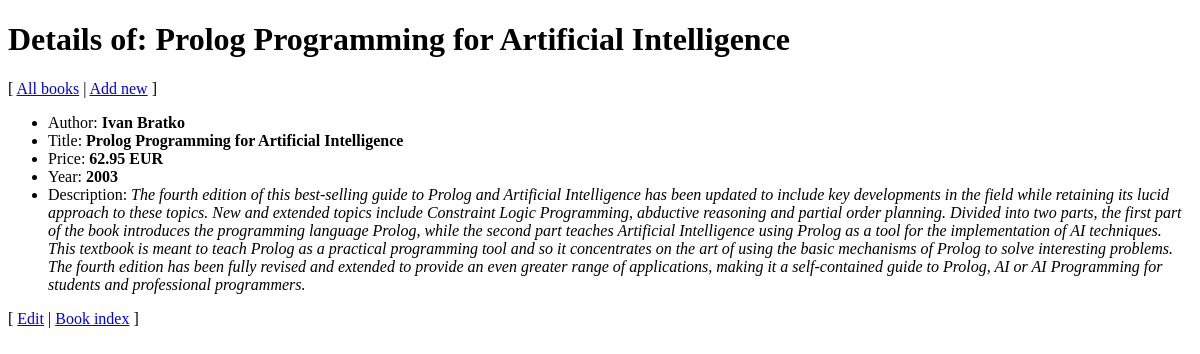
Screenshot of /books/1 with the database file from the repository.
### tables this page shows
CREATE TABLE `book` (
  `id` int(11) NOT NULL AUTO_INCREMENT,
  `author` varchar(255) NOT NULL,
  `title` varchar(255) NOT NULL,
  `description` text NOT NULL,
  `price` float NOT NULL,
  `year` int NOT NULL,
  PRIMARY KEY (`id`)
);

### ViewHelper.php (called while the page is built, shortened)
<?php
class ViewHelper {
    public static function render($file, $variables = array()) {
        extract($variables);
        include($file);
        return ob_get_clean();
    }
}

### model/DB.php (called while the page is built, shortened)
<?php
class DBInit {
    private static $host = "localhost";
    private static $user = "root";
    private static $password = "ep";
    private static $schema = "bookstore";
    private static $instance = null;
    public static function getInstance() {
        if (!self::$instance) {
            $config = "mysql:host=" . self::$host
                    . ";dbname=" . self::$schema;
            $options = array(
                PDO::ATTR_ERRMODE => PDO::ERRMODE_EXCEPTION,
                PDO::ATTR_DEFAULT_FETCH_MODE => PDO::FETCH_ASSOC,
                PDO::ATTR_PERSISTENT => true,
                PDO::MYSQL_ATTR_INIT_COMMAND => 'SET NAMES utf8'
            );
            self::$instance = new PDO($config, self::$user, self::$password, $options);
        }
        return self::$instance;
    }
}

### model/AbstractDB.php (called while the page is built, shortened)
<?php
require_once 'model/DB.php';
abstract class AbstractDB {
    protected static $dbh = null;
    public static function getConnection() {
        if (is_null(self::$dbh)) {
            self::$dbh = DBInit::getInstance();
        }
        return self::$dbh;
    }
    public static function query($sql, array $params = []) {
        $stmt = self::getConnection()->prepare($sql);
        $params_filtered = self::filterParams($sql, $params);
        $stmt->execute($params_filtered);
        return $stmt->fetchAll();
    }
    protected static function filterParams($sql, array $params) {
        $params_altered = self::alterKeys($params);
        $sql_split = preg_split("/[\(\) ,]/", $sql);
        $sql_params = array_values(preg_grep('/^:/', $sql_split));
        $result = array();
        foreach ($sql_params as $key => $value) {
            if (isset($params_altered[$value])) {
                $result[$value] = $params_altered[$value];
            }
        }
        return $result;
    }
    protected static function alterKeys(array $params) {
        $result = array();
        foreach ($params as $key => $value) {
            $result[':' . $key] = $value;
        }
        return $result;
    }
}

### model/BookDB.php (called while the page is built, shortened)
<?php
require_once 'model/AbstractDB.php';
class BookDB extends AbstractDB {
    public static function get(array $id) {
        $books = parent::query("SELECT id, author, title, description, price, year"
                        . " FROM book"
                        . " WHERE id = :id", $id);
        if (count($books) == 1) {
            return $books[0];
        } else {
            throw new InvalidArgumentException("No such book");
        }
    }
}

### view/book-detail.php (the view, shortened to what this page needs)
<!DOCTYPE html>
<link rel="stylesheet" type="text/css" href="<?= CSS_URL . "style.css" ?>">
<h1>Details of: <?= $title ?></h1>
<p>[
    <a href="<?= BASE_URL . "books" ?>">All books</a> |
    <a href="<?= BASE_URL . "books/add" ?>">Add new</a>
    ]</p>
<ul>
    <li>Author: <b><?= $author ?></b></li>
    <li>Title: <b><?= $title ?></b></li>
    <li>Price: <b><?= $price ?> EUR</b></li>
    <li>Year: <b><?= $year ?></b></li>
    <li>Description: <i><?= $description ?></i></li>
</ul>
<p>[ <a href="<?= BASE_URL . "books/edit/" . $id ?>">Edit</a> |
    <a href="<?= BASE_URL . "books" ?>">Book index</a> ]</p>

### index.php (shortened to what this page needs)
<?php
require_once("controller/BooksRESTController.php");
$path = isset($_SERVER["PATH_INFO"]) ? trim($_SERVER["PATH_INFO"], "/") : "";
$urls = [
    "/^books\/?(\d+)?$/" => function ($method, $id = null) {
        if ($id == null) {
            BooksController::index();
        } else {
            BooksController::get($id);
        }
    },
    "/^books\/add$/" => function ($method) {
        if ($method == "POST") {
            BooksController::add();
        } else {
            BooksController::addForm();
        }
    },
    "/^books\/edit\/(\d+)$/" => function ($method, $id) {
        if ($method == "POST") {
            BooksController::edit($id);
        } else {
            BooksController::editForm($id);
        }
    },
    "/^books\/delete\/(\d+)$/" => function ($method, $id) {
        if ($method == "POST") {
            BooksController::delete($id);
        }
    },
    "/^books\/(\d+)\/(foo|bar|baz)\/(\d+)$/" => function ($method, $id, $val, $num) {
        echo "$id, $val, $num";
    },
    "/^$/" => function () {
        ViewHelper::redirect(BASE_URL . "books");
    },
    "/^api\/books\/(\d+)$/" => function ($method, $id) {
        switch ($method) {
            case "PUT":
                BooksRESTController::edit($id);
                break;
            case "DELETE":
                BooksRESTController::delete($id);
            default:
                BooksRESTController::get($id);
                break;
        }
    },
    "/^api\/books$/" => function ($method, $id = null) {
        switch ($method) {
            case "POST":
                BooksRESTController::add();
                break;
            default:
                BooksRESTController::index();
                break;
        }
    },
];
foreach ($urls as $pattern => $controller) {
    if (preg_match($pattern, $path, $params)) {
        try {
            $params[0] = $_SERVER["REQUEST_METHOD"];
            $controller(...$params);
        } catch (InvalidArgumentException $e) {
            ViewHelper::error404();
        } catch (Exception $e) {
            ViewHelper::displayError($e, true);
        }
        exit();
    }
}

### rows the page displays
book: title "Prolog Programming for Artificial Intelligence", author "Ivan Bratko", price "62.95", year "2003", description "The fourth edition of this best-selling guide to Prolog and Artificial Intelligence has been updated to include key developments in the field while retaining its lucid approach to these topics. New and extended topics include Constraint Logic Programming, abductive reasoning and partial order planning. Divided into two parts, the first part of the book introduces the programming language Prolog, while the second part teaches Artificial Intelligence using Prolog as a tool for the implementation of AI techniques. This textbook is meant to teach Prolog as a practical programming tool and so it concentrates on the art of using the basic mechanisms of Prolog to solve interesting problems. The…"
